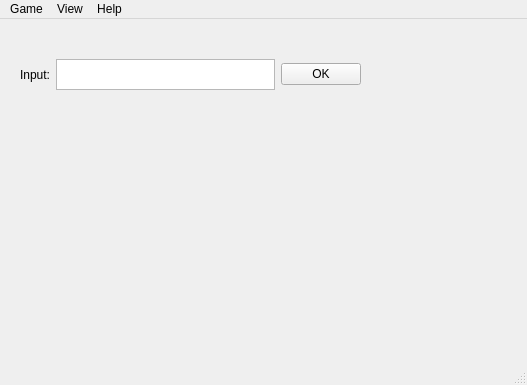
<?xml version="1.0" encoding="UTF-8"?>
<ui version="4.0">
 <class>MainWindow</class>
 <widget class="QMainWindow" name="MainWindow">
  <property name="geometry">
   <rect>
    <x>0</x>
    <y>0</y>
    <width>527</width>
    <height>385</height>
   </rect>
  </property>
  <property name="windowTitle">
   <string>4digits</string>
  </property>
  <widget class="QWidget" name="centralwidget">
   <widget class="QLabel" name="answer">
    <property name="geometry">
     <rect>
      <x>240</x>
      <y>300</y>
      <width>101</width>
      <height>31</height>
     </rect>
    </property>
    <property name="text">
     <string/>
    </property>
   </widget>
   <widget class="QWidget" name="">
    <property name="geometry">
     <rect>
      <x>20</x>
      <y>40</y>
      <width>341</width>
      <height>31</height>
     </rect>
    </property>
    <layout class="QHBoxLayout" name="horizontalLayout_2">
     <item>
      <widget class="QLabel" name="label">
       <property name="text">
        <string>Input:</string>
       </property>
      </widget>
     </item>
     <item>
      <layout class="QHBoxLayout" name="horizontalLayout">
       <item>
        <widget class="QTextEdit" name="textEdit"/>
       </item>
       <item>
        <widget class="QPushButton" name="OkButton">
         <property name="text">
          <string>OK</string>
         </property>
        </widget>
       </item>
      </layout>
     </item>
    </layout>
   </widget>
  </widget>
  <widget class="QMenuBar" name="menubar">
   <property name="geometry">
    <rect>
     <x>0</x>
     <y>0</y>
     <width>527</width>
     <height>26</height>
    </rect>
   </property>
   <widget class="QMenu" name="menuGame">
    <property name="title">
     <string>Game</string>
    </property>
    <addaction name="actionNew_Game"/>
   </widget>
   <widget class="QMenu" name="menuView">
    <property name="title">
     <string>View</string>
    </property>
    <addaction name="actionQuit"/>
   </widget>
   <widget class="QMenu" name="menuHelp">
    <property name="title">
     <string>Help</string>
    </property>
   </widget>
   <addaction name="menuGame"/>
   <addaction name="menuView"/>
   <addaction name="menuHelp"/>
  </widget>
  <widget class="QStatusBar" name="statusbar"/>
  <action name="actionNew_Game">
   <property name="icon">
    <iconset resource="resourse/resource.qrc">
     <normaloff>:/new/prefix1/open.png</normaloff>:/new/prefix1/open.png</iconset>
   </property>
   <property name="text">
    <string>New Game</string>
   </property>
  </action>
  <action name="actionQuit">
   <property name="icon">
    <iconset resource="resourse/resource.qrc">
     <normaloff>:/new/prefix1/quit.png</normaloff>:/new/prefix1/quit.png</iconset>
   </property>
   <property name="text">
    <string>Quit</string>
   </property>
  </action>
 </widget>
 <resources>
  <include location="resourse/resource.qrc"/>
 </resources>
 <connections/>
</ui>
